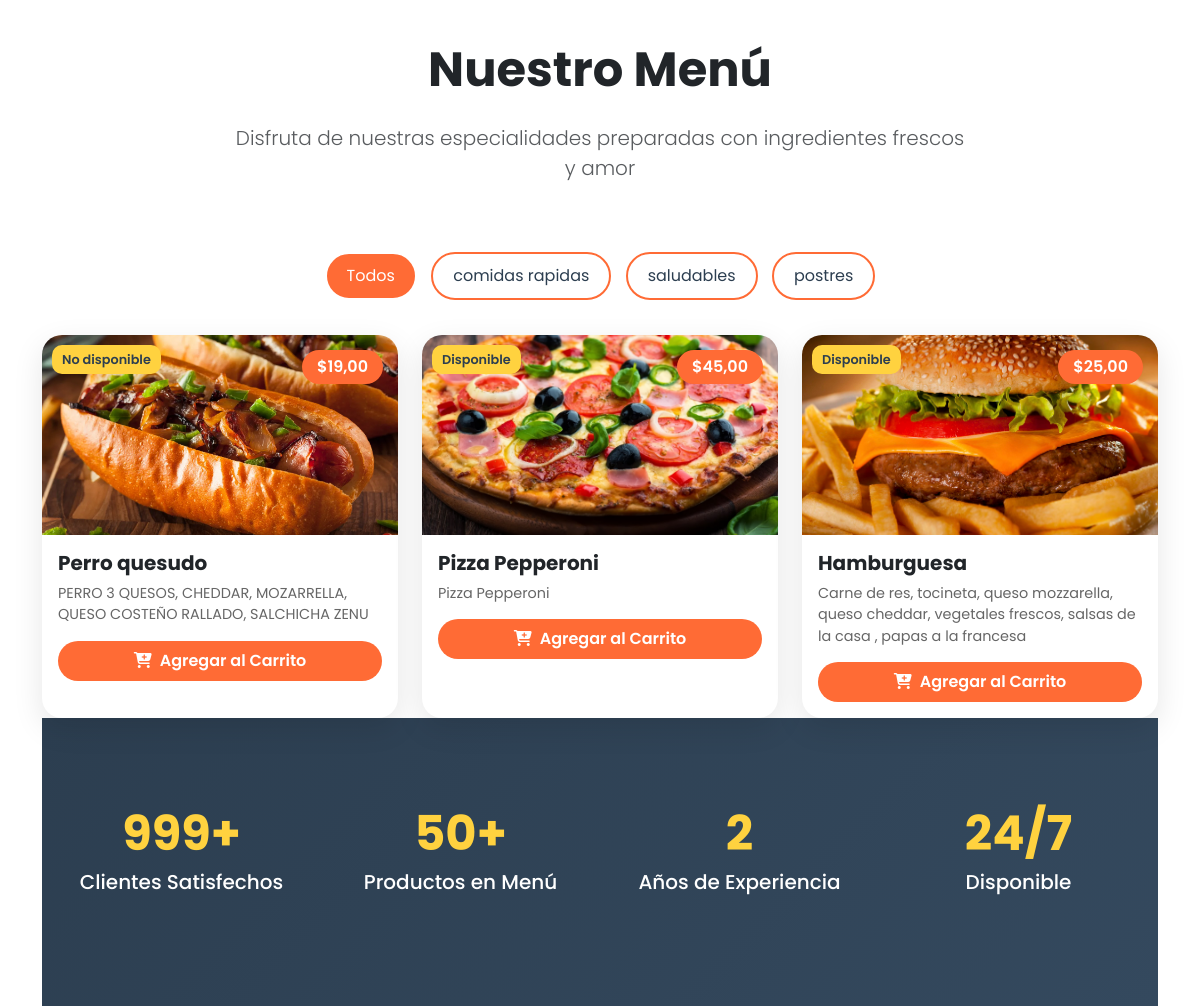
The app's page /inicio/ (middle part), older data.
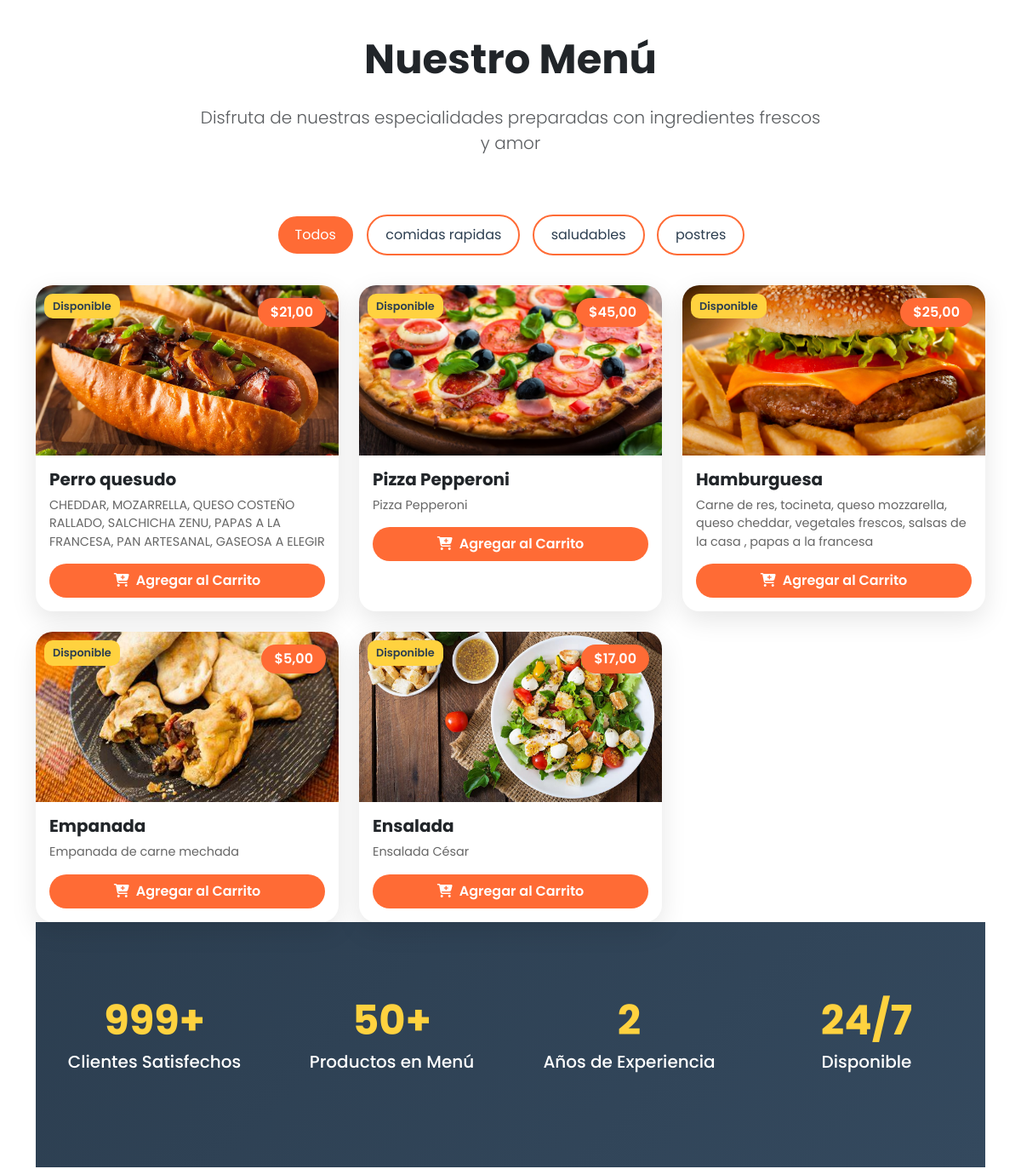
The same page, newer data.
### restaurante_app/models.py (models this page shows, shortened)
class Productos(models.Model):
    nombre = models.CharField(max_length=200)
    descripcion= models.TextField()
    precio =models.DecimalField(decimal_places=2,max_digits=10)
    imagen= models.ImageField(upload_to='media/', null=True, blank=True)
    categoria= models.ForeignKey(Categorias,on_delete=models.CASCADE)
    disponible = models.BooleanField(default=True)
    fecha_creado = models.DateTimeField(auto_now_add=True)
    class Meta:
        verbose_name = 'Productos'
        verbose_name_plural = 'Productos'

### restaurante_app/views.py (the view)
# urls.py: path('inicio/', views.inicio,name='inicio'),
def inicio(request):
    prods = Productos.objects.all()
    return render(request, 'inicio.html', {
        'prod': prods
    })

### restaurante_app/models.py (called while the page is built)
    def __str__(self):
        return f'Nombre: {self.nombre}'

### restaurante_app/templates/inicio.html (shortened to what this page needs)
<!DOCTYPE html>
<html lang="es">
  <head>
    <link
      href="https://cdnjs.cloudflare.com/ajax/libs/bootstrap/5.3.2/css/bootstrap.min.css"
      rel="stylesheet"
    />
    <link
      href="https://cdnjs.cloudflare.com/ajax/libs/font-awesome/6.4.0/css/all.min.css"
      rel="stylesheet"
    />
  </head>
  <body>
    <section id="menu" class="section-padding">
      <div class="container">
        <div class="row">
          <div class="col-lg-8 mx-auto text-center mb-5">
            <h2 class="display-5 fw-bold text-dark mb-4">Nuestro Menú</h2>
            <p class="lead text-muted">
              Disfruta de nuestras especialidades preparadas con ingredientes
              frescos y amor
            </p>
          </div>
        </div>
        <div class="category-filter text-center">
          <button class="btn category-btn active" data-category="all">
            Todos
          </button>
          <button class="btn category-btn" data-category="comidas rapidas">
            comidas rapidas
          </button>
          <button class="btn category-btn" data-category="saludables">
            saludables
          </button>
          <button class="btn category-btn" data-category="postres">
            postres
          </button>
        </div>
{% load static %}
  <div class="row g-4">
    {% for p in prod %}
    <div class="col-lg-4 col-md-6 d-flex align-items-stretch product-item" data-category="{{ p.categoria }}">
      <div class="card menu-card w-100">
        <div class="position-relative">
          {% if p.imagen %}
            <img src="{{ p.imagen.url }}" class="card-img-top" alt="{{ p.nombre }}">
          {% else %}
            <img src="{% static 'img/no-image.jpg' %}" class="card-img-top" alt="Sin imagen">
          {% endif %}
          <span class="price-tag">${{ p.precio }}</span>
          <span class="product-badge">
            {{ p.disponible|yesno:"Disponible,No disponible" }}
          </span>
        </div>
        <div class="card-body">
          <h5 class="card-title fw-bold">{{ p.nombre }}</h5>
          <p class="product-description">{{ p.descripcion }}</p>
          <button class="btn add-to-cart-btn" onclick="addToCart({{ p.id }})">
            <i class="fas fa-cart-plus me-2"></i>Agregar al Carrito
          </button>
        </div>
      </div>
    </div>
    {% endfor %}
  </div>
    <section class="stats-section section-padding">
      <div class="container">
        <div class="row text-center">
          <div class="col-lg-3 col-md-6 mb-4">
            <div class="stat-number">999+</div>
            <h5>Clientes Satisfechos</h5>
          </div>
          <div class="col-lg-3 col-md-6 mb-4">
            <div class="stat-number">50+</div>
            <h5>Productos en Menú</h5>
          </div>
          <div class="col-lg-3 col-md-6 mb-4">
            <div class="stat-number">2</div>
            <h5>Años de Experiencia</h5>
          </div>
          <div class="col-lg-3 col-md-6 mb-4">
            <div class="stat-number">24/7</div>
            <h5>Disponible</h5>
          </div>
        </div>
      </div>
    </section>
  </body>
</html>

### restaurante_app/templates/inicio.html (style rules this page uses)
* { font-family: "Poppins", sans-serif; }
:root { --primary-color: #ff6b35; --secondary-color: #ffd23f; --dark-color: #2c3e50; --light-color: #ecf0f1; }
.section-padding { padding: 80px 0; }
.menu-card { border: none; border-radius: 20px; overflow: hidden; transition: all 0.3s ease; box-shadow: 0 10px 30px rgba(0, 0, 0, 0.1); position: relative; height: 100%; }
.menu-card img { height: 200px; object-fit: cover; width: 100%; }
.price-tag { background: var(--primary-color); color: white; padding: 5px 15px; border-radius: 20px; font-weight: 600; position: absolute; top: 15px; right: 15px; z-index: 10; }
.stats-section { background: linear-gradient(135deg, var(--dark-color) 0%, #34495e 100%); color: white; }
.stat-number { font-size: 3rem; font-weight: 700; color: var(--secondary-color); }
.product-badge { position: absolute; top: 10px; left: 10px; background: var(--secondary-color); color: var(--dark-color); padding: 5px 10px; border-radius: 10px; font-size: 0.8rem; font-weight: 600; }
.product-description { font-size: 0.9rem; color: #666; margin-bottom: 15px; }
.add-to-cart-btn { background: var(--primary-color); color: white; border: none; padding: 8px 16px; border-radius: 20px; font-weight: 600; transition: all 0.3s ease; width: 100%; }
.category-filter { margin-bottom: 30px; }
.category-btn { background: white; color: var(--dark-color); border: 2px solid var(--primary-color); padding: 10px 20px; border-radius: 25px; margin: 5px; transition: all 0.3s ease; }
.category-btn:hover, .category-btn.active { background: var(--primary-color); color: white; }

Row changes from the older to the newer data that the page shows:
changed Productos "Perro quesudo": precio "19,00" → "21,00"; disponible "No disponible" → "Disponible"; descripcion "PERRO 3 QUESOS, CHEDDAR, MOZARRELLA, QUESO COSTEÑO RALLADO, SALCHICHA ZENU" → "CHEDDAR, MOZARRELLA, QUESO COSTEÑO RALLADO, SALCHICHA ZENU, PAPAS A LA FRANCESA, PAN ARTESANAL, GASEOSA A ELEGIR"
added Productos: imagen (picture), precio "5,00", disponible "Disponible", nombre "Empanada", descripcion "Empanada de carne mechada"
added Productos: imagen (picture), precio "17,00", disponible "Disponible", nombre "Ensalada", descripcion "Ensalada César"
